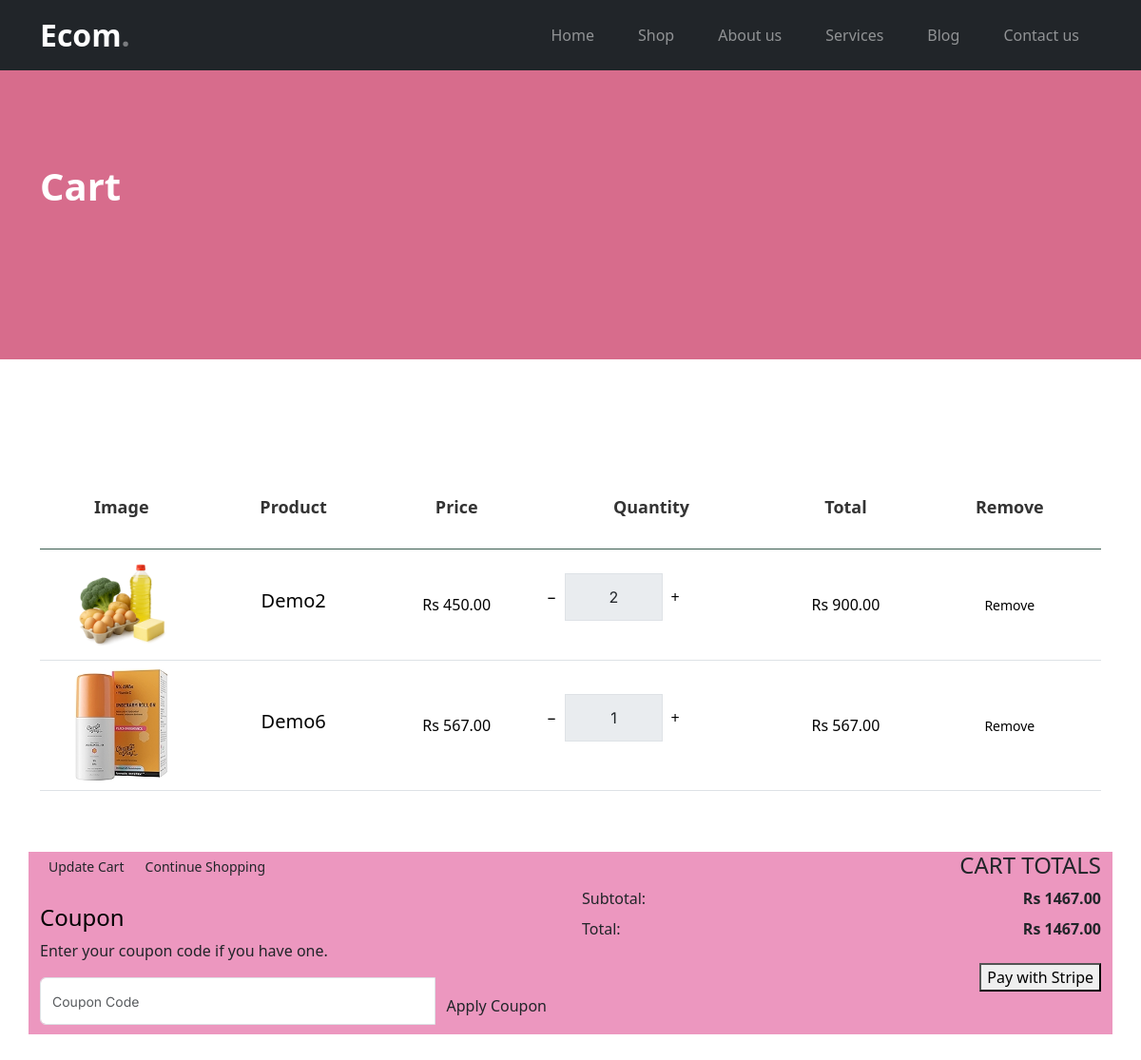
The app's page /cart/ (signed in) with its own data.
### cart/models.py (models this page shows, shortened)
class CartItem(models.Model):
    cart = models.ForeignKey(Cart, related_name='items', on_delete=models.CASCADE)
    product = models.ForeignKey(Product, on_delete=models.CASCADE)
    quantity = models.PositiveIntegerField(default=1)

### store/models.py (models this page shows, shortened)
class Product(models.Model):
    name = models.CharField(max_length=255)
    price = models.DecimalField(max_digits=10, decimal_places=2)
    image = models.ImageField(upload_to='product_images/')  # Image field

### cart/views.py (the view)
# urls.py: path('', views.cart_view, name='cart_view'),
@login_required(login_url='login')
def cart_view(request):
    try:
        cart = Cart.objects.get(user=request.user)
        cart_items = CartItem.objects.filter(cart=cart)
        cart_subtotal = sum(item.product.price * item.quantity for item in cart_items)
        cart_total = cart_subtotal
        return render(request, 'cart.html', {
            'cart_items': cart_items,
            'cart_subtotal': cart_subtotal,
            'cart_total': cart_total,
            'empty_cart': not cart_items.exists(),
            'STRIPE_PUBLIC_KEY': settings.STRIPE_PUBLIC_KEY
        })
    except Cart.DoesNotExist:
        return render(request, 'cart.html', {
            'cart_items': [],
            'cart_subtotal': 0,
            'cart_total': 0,
            'empty_cart': True,
            'STRIPE_PUBLIC_KEY': settings.STRIPE_PUBLIC_KEY
        })

### store/templatetags/myfilters.py (called while the page is built)
@register.filter
def multiply(value, arg):
    try:
        return value * arg
    except (ValueError, TypeError):
        return 0

### templates/cart.html (shortened to what this page needs)
{% load static %}
{% load myfilters %}
<!doctype html>
<html lang="en">
<head>
  <link href="{% static 'css/bootstrap.min.css' %}" rel="stylesheet">
  <link href="https://cdnjs.cloudflare.com/ajax/libs/font-awesome/6.0.0-beta3/css/all.min.css" rel="stylesheet">
  <link href="{% static 'css/tiny-slider.css' %}" rel="stylesheet">
  <link href="{% static 'css/style.css' %}" rel="stylesheet">
  <link href="https://cdn.jsdelivr.net/npm/bootstrap@5.3.5/dist/css/bootstrap.min.css" rel="stylesheet">
</head>
<body>
  <nav class="custom-navbar navbar navbar-expand-md navbar-dark bg-dark">
    <div class="container">
      <a class="navbar-brand" href="">Ecom<span>.</span></a>
      <div class="collapse navbar-collapse" id="navbarsFurni">
        <ul class="custom-navbar-nav navbar-nav ms-auto mb-2 mb-md-0">
          <li class="nav-item"><a class="nav-link" href="{% url 'home' %}">Home</a></li>
          <li><a class="nav-link" href="">Shop</a></li>
          <li><a class="nav-link" href="">About us</a></li>
          <li><a class="nav-link" href="">Services</a></li>
          <li><a class="nav-link" href="">Blog</a></li>
          <li><a class="nav-link" href="">Contact us</a></li>
        </ul>
      </div>
    </div>
  </nav>
  <div class="hero">
    <div class="container">
      <div class="row justify-content-between">
        <div class="col-lg-5">
          <div class="intro-excerpt">
            <h1>Cart</h1>
          </div>
        </div>
      </div>
    </div>
  </div>
  <div class="untree_co-section before-footer-section">
    <div class="container">
      <div class="row mb-5">
        <form class="col-md-12" method="post">
          <div class="site-blocks-table">
            <table class="table">
              <thead>
                <tr>
                  <th>Image</th>
                  <th>Product</th>
                  <th>Price</th>
                  <th>Quantity</th>
                  <th>Total</th>
                  <th>Remove</th>
                </tr>
              </thead>
              <tbody>
                {% for item in cart_items %}
                <tr data-item-id="{{ item.product.id }}">
                  <td><img src="{{ item.product.image.url }}" alt="Image" class="img-fluid" style="width: 100px;"></td>
                  <td><h5>{{ item.product.name }}</h5></td>
                  <td class="product-price">Rs {{ item.product.price }}</td>
                  <td>
                    <div class="input-group mb-3 d-flex align-items-center quantity-container" style="max-width: 160px;">
                      <button class="btn btn-outline-black decrease-btn" type="button">&minus;</button>
                      <input type="text" class="form-control text-center quantity-input" value="{{ item.quantity }}" readonly>
                      <button class="btn btn-outline-black increase-btn" type="button">&plus;</button>
                    </div>
                  </td>
                  <td class="product-total">Rs {{ item.product.price|multiply:item.quantity }}</td>
                  <td><a href="{% url 'cart:remove_from_cart' item.product.id %}" class="btn btn-danger btn-sm">Remove</a></td>
                </tr>
                {% empty %}
                <tr>
                  <td colspan="6" class="text-center">Your cart is empty</td>
                </tr>
                {% endfor %}
              </tbody>
            </table>
          </div>
        </form>
      </div>
      <div class="row" style="background-color: rgb(236, 151, 191);">
        <div class="col-md-6">
          <div class="mb-4">
            <button class="btn btn-black btn-sm">Update Cart</button>
            <a href="" class="btn btn-outline-black btn-sm">Continue Shopping</a>
          </div>
          <div>
            <label class="text-black h4">Coupon</label>
            <p>Enter your coupon code if you have one.</p>
            <div class="input-group">
              <input type="text" class="form-control py-3" style="margin-bottom: 10px;" placeholder="Coupon Code">
              <button class="btn btn-black" >Apply Coupon</button>
            </div>
          </div>
        </div>
        <div class="col-md-6 text-end">
          <h4 class="text-uppercase">Cart Totals</h4>
          <div class="d-flex justify-content-between mb-2">
            <span>Subtotal:</span>
            <strong id="cart-subtotal">Rs {{ cart_subtotal }}</strong>
          </div>
          <div class="d-flex justify-content-between mb-4">
            <span>Total:</span>
            <strong id="cart-total">Rs {{ cart_total }}</strong>
          </div>
          {% if not empty_cart %}
              <button id="checkout-button">Pay with Stripe</button>
          {% endif %}
        </div>
      </div>
    </div>
  </div>
</body>
</html>

### static/css/style.css (style rules this page uses)
body { overflow-x: hidden; position: relative; }
body { font-family: "Inter", sans-serif; font-weight: 400; line-height: 28px; color: #6a6a6a; font-size: 14px; background-color: #eff2f1; }
a { text-decoration: none; -webkit-transition: .3s all ease; -o-transition: .3s all ease; transition: .3s all ease; color: #2f2f2f; text-decoration: underline; }
.custom-navbar { background: #3b5d50 !important; padding-top: 20px; padding-bottom: 20px; }
.custom-navbar .navbar-brand { font-size: 32px; font-weight: 600; }
.custom-navbar .navbar-brand > span { opacity: .4; }
@media (min-width: 992px) { .custom-navbar .custom-navbar-nav li { margin-left: 15px; margin-right: 15px; } }
.custom-navbar .custom-navbar-nav li a { font-weight: 500; color: #ffffff !important; opacity: .5; -webkit-transition: .3s all ease; -o-transition: .3s all ease; transition: .3s all ease; position: relative; }
@media (min-width: 768px) { .custom-navbar .custom-navbar-nav li a:before { content: ""; position: absolute; bottom: 0; left: 8px; right: 8px; background: #d76c8c; height: 5px; opacity: 1; visibility: visible; width: 0; -webkit-transition: .15s all ease-out; -o-transition: .15s all ease-out; transition: .15s all ease-out; } }
.hero { background: #d76c8c; padding: calc(4rem - 30px) 0 0rem 0; }
@media (min-width: 768px) { .hero { padding: calc(4rem - 30px) 0 4rem 0; } }
@media (min-width: 992px) { .hero { padding: calc(8rem - 30px) 0 8rem 0; } }
.hero .intro-excerpt { position: relative; z-index: 4; }
@media (min-width: 992px) { .hero .intro-excerpt { max-width: 450px; } }
.hero h1 { font-weight: 700; color: #ffffff; margin-bottom: 30px; }
.btn { font-weight: 600; padding: 12px 30px; border-radius: 30px; color: #ffffff; background: #2f2f2f; border-color: #2f2f2f; }
.before-footer-section { padding: 7rem 0 12rem 0 !important; }
.untree_co-section { padding: 7rem 0; }
.form-control { height: 50px; border-radius: 10px; font-family: "Inter", sans-serif; }
.site-blocks-table { overflow: auto; }
.site-blocks-table .btn { padding: 2px 10px; }
.site-blocks-table thead th { padding: 30px; text-align: center; border-width: 0px !important; vertical-align: middle; color: rgba(0, 0, 0, 0.8); font-size: 18px; }
.site-blocks-table td { padding: 20px; text-align: center; vertical-align: middle; color: rgba(0, 0, 0, 0.8); }
.site-blocks-table tbody tr:first-child td { border-top: 1px solid #3b5d50 !important; }
.site-blocks-table .btn { background: none !important; color: #000000; border: none; height: auto !important; }

### records on screen
CartItem: product.image (picture), product.name "Demo2", product.price "450.00", quantity "2", product.price|multiply "900.00"
CartItem: product.image (picture), product.name "Demo6", product.price "567.00", quantity "1", product.price|multiply "567.00"

### other values on screen
{{ cart_subtotal }} "1467.00"
{{ cart_total }} "1467.00"
